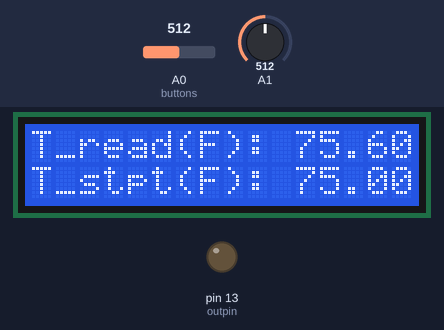
Bench run of a sketch on a simulated Arduino Uno, built with avr-gcc and run on an emulated ATmega328P. On the bench: 16×2 character LCD, output pins drawn as LEDs (lit = HIGH). The inputs (shaded band) are chosen by the test bench; at power-on: A1 = 512, A0 (buttons) = 512. What the sketch prints to the serial monitor is not drawn.

Above: at 1.2 s.
1.3 s: A1 set to 93
At 1.75 s:
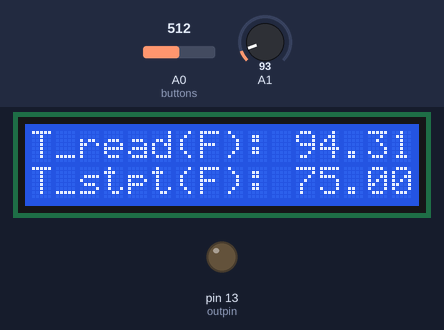
3.1 s: A1 set to 79
At 3.26 s:
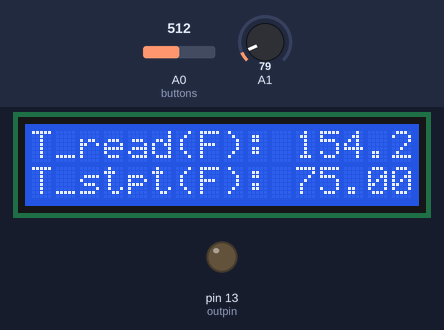
4.6 s: A1 set to 484
At 4.78 s:
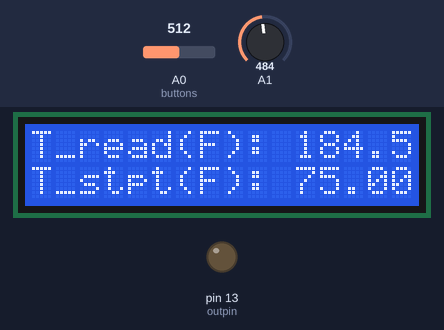
7.6 s: A1 set to 500
At 8.11 s:
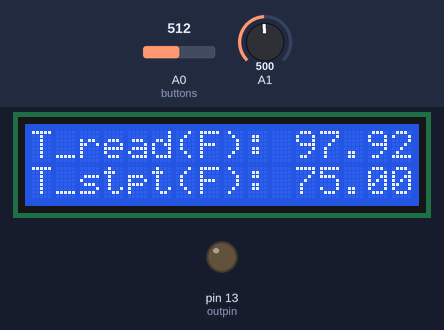
9.4 s: A0 (buttons) set to 44
11.6 s: A0 (buttons) set to 36
At 12.7 s:
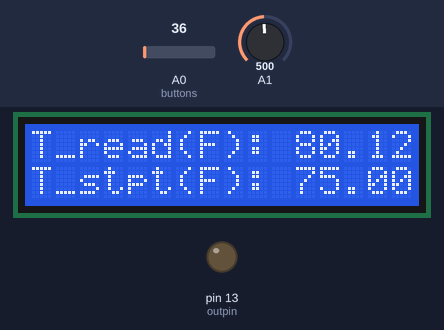
Timing chart, 0 to 14.6 s (numbered marks = the images above; inputs shaded):
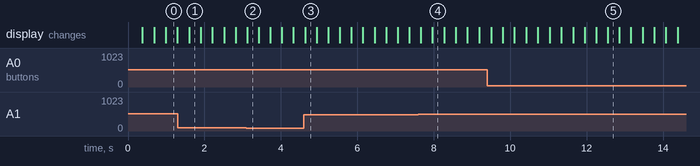

The sketch:

sous_vide_pid_percent.ino
```cpp
// include the library code:
#include <LiquidCrystal.h>
#include <math.h>

float serial_time = 0.5; // # of seconds to wait before printing to serial.
float last_serial_time = 0.;
int x = 0;
int currx = 1023;
String btnStr = "None";
float frac_saved = 0.01;//# of saved
float frac_saved_deriv = 0.001;//# of saved
float running_temp=75.0;
float running_temp_old=0.0;
float running_deriv = 0.0;
int counter = 0;
float t_setpoint = 75.0;
int outpin = 13;
float p=6.0;
float kI = .00025;
float kD = 30000;
float integral = 0.0;
float deriv = 0.0;
float num_sec = 10.0;
float timers = millis();
float timers0 = millis();
float timers_last = millis();
float controlvar = 0.0;
float current_controlvar = 0.0;
int controlmode = 0;
float percent = 0;
// initialize the library with the numbers of the interface pins
LiquidCrystal lcd(8, 9, 4, 5, 6, 7);

void setup() {
  // set up the LCD's number of columns and rows:
  lcd.begin(16, 2);
  // Print a message to the LCD.
  lcd.clear();
  lcd.setCursor(0,0);
  //lcd.print("Analog 0: ");
  //lcd.print(currx);
  //lcd.setCursor(0,1);
  //lcd.print(btnStr);
  Serial.begin(9600);
  timers = millis();
  Serial.println(timers);
  pinMode(outpin, OUTPUT);
  digitalWrite(outpin, HIGH);
}

void loop() {
  timers_last = timers;
  timers = millis();

  int sensorValue = analogRead(A1);
  // print out the value you read:
  float voltage = sensorValue / 1024. * 5.0;
  float resistance = voltage/5.0*10000.0 / (1-voltage/5.0);
  float temperature = 6.547E3 / (log(resistance / 4.9E-2))-459.0;
  running_temp_old = running_temp;
  running_temp = running_temp*(1-frac_saved)+frac_saved*temperature;
  running_deriv = running_deriv*(1-frac_saved_deriv)+frac_saved_deriv*(running_temp - running_temp_old); //Should probably divide the deltaT by the delta time to normalize performance
  deriv = kD*running_deriv;/// (timers - timers_last);
  integral = integral + kI*(timers - timers_last)*(t_setpoint - running_temp);
  if(integral>100){
    integral = 100;
  }
  else  if(integral<=-100){
    integral = -100;
  }
  if(deriv>100){
    deriv=100;
  }
  else if(deriv<=-100){
    deriv=-100;
  }
  controlvar = p*(t_setpoint - running_temp)+integral - deriv;//p*(t_setpoint - running_temp)*(1-frac_saved)+frac_saved*controlvar;
  if(controlvar>100){
    controlvar=100.;
  }
  else if(controlvar<=0){
    controlvar=0;
  }
  if(controlmode==1){
    controlvar = percent;
  }
  //millis()num_sec; timers;


  if((timers-timers0)>=num_sec*1000){
    timers0 = timers;
    current_controlvar = controlvar;
  }
  else if((timers - timers0)>num_sec*1000*current_controlvar/100.){
    digitalWrite(outpin, LOW);
  }
  else if((timers - timers0)<num_sec*1000*current_controlvar/100.){
    digitalWrite(outpin, HIGH);
  }

//  if(timers-last_serial_time>serial_time*1000.){
//    last_serial_time = timers;
//    Serial.print(timers/1000.);
//    Serial.print(",");
//    Serial.print(t_setpoint);
//    Serial.print(",");
//    Serial.print(running_temp);
//    Serial.print(",");
//    Serial.print(p*(t_setpoint - running_temp));
//    Serial.print(",");
//    Serial.print(integral);
//    Serial.print(",");
//    Serial.print(deriv);
//    Serial.print(",");
//    Serial.print(controlvar);
//    Serial.println(",");
//  }


  if(counter==50){
    lcd.clear();

    if(controlmode==0){
      lcd.setCursor(0,0);
      lcd.print("T_read(F): ");
      lcd.print(running_temp);
      lcd.setCursor(0,1);
      lcd.print("T_stpt(F): ");
      //  lcd.setCursor(0,1);
      lcd.print(t_setpoint);
    }
    else{
      lcd.setCursor(0,1);
      lcd.print("% on: ");
    }
    counter=0;
  }
  else{
    counter++;
  }

  x = analogRead(A0); // the buttons are read from the analog0 pin

  // Check if x has changed
  if (x != 1023){
    // && (x != currx))

    //update screen and change currx
      lcd.clear();
      lcd.setCursor(0,0);
      lcd.print("T_read(F): ");
      lcd.print(running_temp);
      currx = x;

  }


    if (currx > 620 && currx < 660){
      btnStr="Select";
      Serial.println("5");
      if(controlmode==0){
        controlmode=1;
      }
      else {
        controlmode=0;
      }

    }
    else if (currx > 400 && currx < 420){

      btnStr="Left";

    }
    else if (currx < 40){

      btnStr="Right";

    }
    else if (currx > 90 && currx < 110){

      btnStr="Up";
      if(controlmode==0){
        t_setpoint = t_setpoint + 0.1;
      }
      else{
        percent = percent+1;
      }

    }
    else if (currx > 250 && currx < 270){

      btnStr="Down";
      if(controlmode==0){
      t_setpoint = t_setpoint - 0.1;
      }
      else{
        percent = percent-1;
      }
    }


    //update button pressed
    lcd.setCursor(0,1);
    if(controlmode==0){
      lcd.print("T_stpt(F): ");
      lcd.print(t_setpoint);
    }
    else {
      lcd.print("%on: ");
      lcd.print(percent);
    }

    //  lcd.setCursor(0,1);


  Serial.println(controlmode);
  delay(10);

}
```
